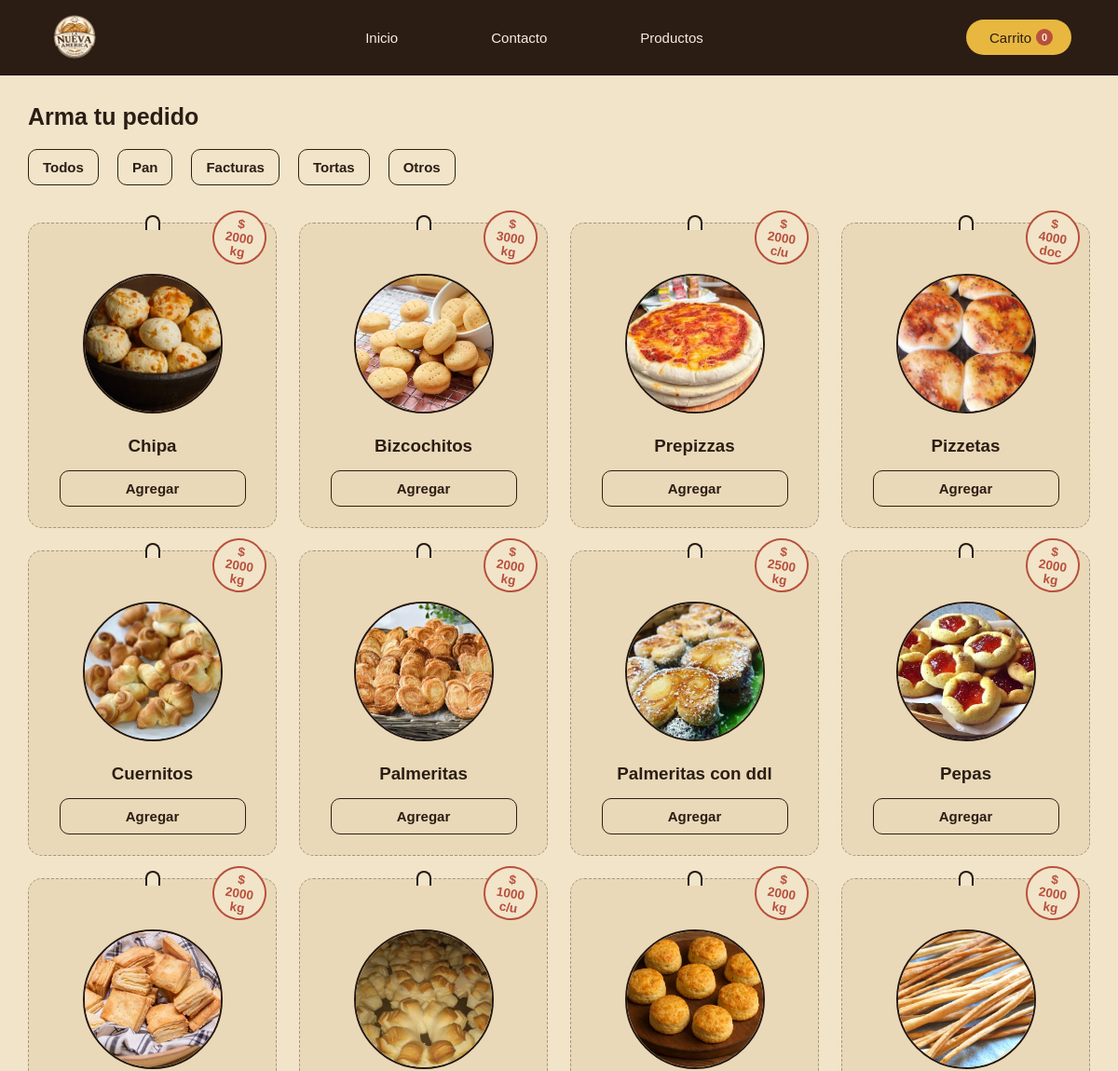
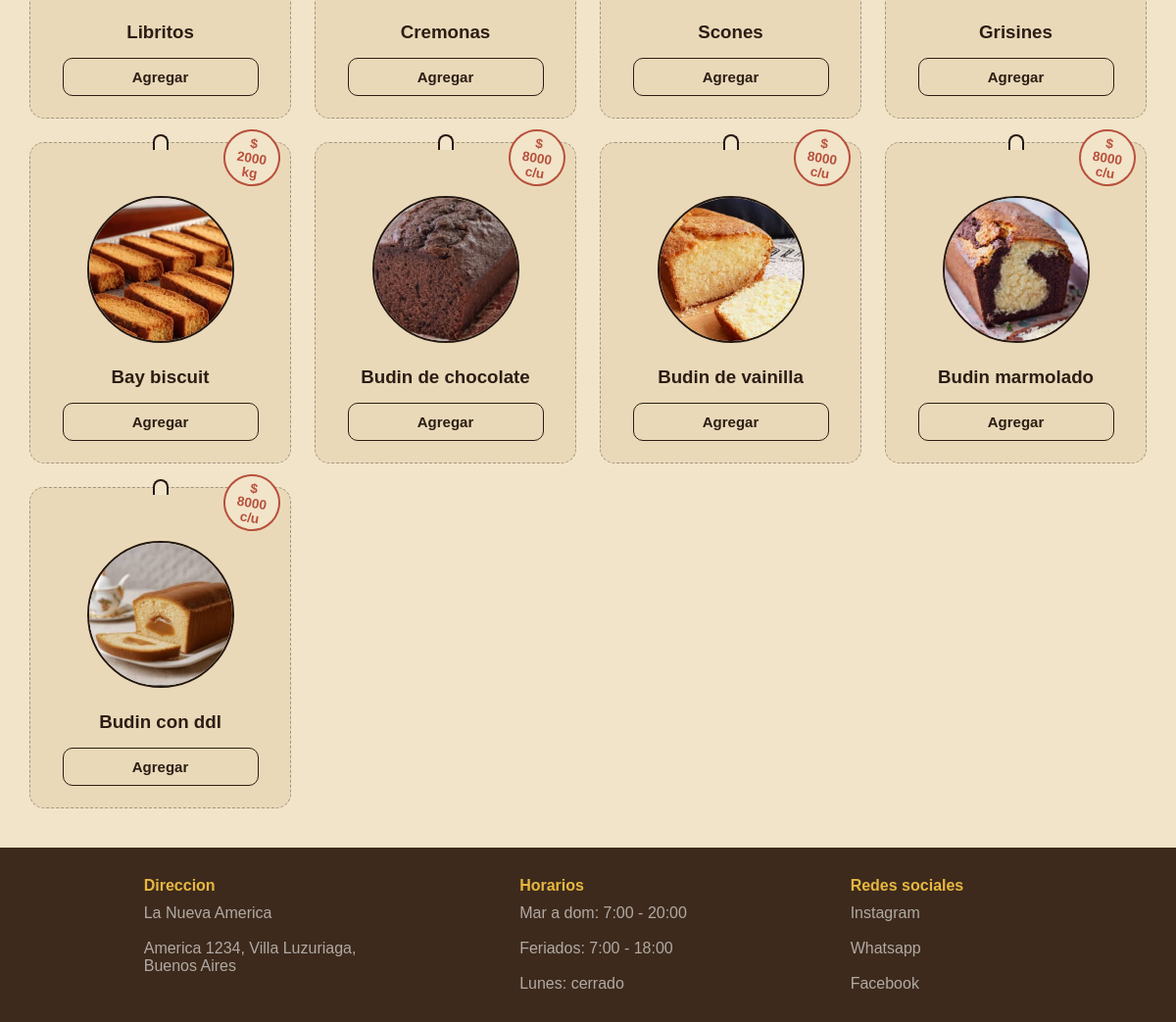
Page /productos?categoria=otros on the committed database (2 pictures, top to bottom).
### tables this page shows
CREATE TABLE "productos" (
	"id"	INTEGER,
	"nombre"	TEXT NOT NULL,
	"precio"	TEXT NOT NULL,
	"categoria"	TEXT NOT NULL,
	"imagen"	BLOB,
	"unidad"	TEXT,
	PRIMARY KEY("id" AUTOINCREMENT)
);

### app.py (the view)
@app.route('/productos')
def productos():
    categoria = request.args.get('categoria')
    conn = get_db_connection()
    if categoria:
        lista_productos = conn.execute(
            'SELECT * FROM productos WHERE categoria = ?', (categoria,)
        ).fetchall()
    else:
        lista_productos = conn.execute ('SELECT * FROM productos').fetchall()
    conn.close()
    return render_template('products.html', productos=lista_productos)

### app.py (called while the page is built)
def get_db_connection():
    conn = sqlite3.connect('panaderia.db')
    conn.row_factory = sqlite3.Row
    return conn

### templates/products.html (shortened to what this page needs)
<!DOCTYPE html>
<html lang="en">
<head>
    <link rel="stylesheet" href="{{ url_for('static', filename='styles/products.css') }}">
    <link rel="stylesheet" href="{{ url_for('static', filename='styles/products_mobile.css') }}">
    <link rel="stylesheet" href="https://cdn.jsdelivr.net/npm/@tabler/icons-webfont@latest/dist/tabler-icons.min.css">
</head>
<body>
    <nav class="nav">
        <img src="{{ url_for('static', filename='images/logo-sin-fondo.png') }}" class="img-logo">
        <ul class="nav-list">
            <a class="nav-links" href="{{ url_for('Home') }}">
                <li class="nav-items">Inicio</li>
            </a>
            <a class="nav-links" href="{{ url_for('contact') }}">
                <li class="nav-items">Contacto</li>
            </a>
            <a class="nav-links" href="#products">
                <li class="nav-items">Productos</li>
            </a>
        </ul>
        <a onclick="openCart()"><div class="shopping-cart">
            <span>Carrito</span>
            <span id="cartCount">0</span>
        </div></a>
    </nav>
    <section id="products">
        <h2>Arma tu pedido</h2>
        <div class="filter">
            <a href="{{ url_for ('productos')}}"><button class="tab">Todos</button></a>
            <a href="{{ url_for ('productos', categoria='pan')}}"><button class="tab">Pan</button></a>
            <a href="{{ url_for ('productos', categoria='facturas')}}"><button class="tab">Facturas</button></a>
            <a href="{{ url_for ('productos', categoria='tortas')}}"><button class="tab">Tortas</button></a>
            <a href="{{ url_for ('productos', categoria='otros')}}"><button class="tab">Otros</button></a>
        </div>
        <div class="grid-content">
            {% for producto in productos %}
            <div class="products-card">
                <div class="card-loop"></div>
                <div class="price">
                    <p>$<br>{{producto['precio']}}<br>{{producto['unidad']}}</p>
                </div>
                <img class="img-product" src="{{ url_for('static', filename='images/Tienda/' + producto['imagen']) }}" >
                <h3>{{producto['nombre']}}</h3>
                <button class="add"
                    data-id="{{producto['id']}}"
                    data-name="{{producto['nombre']}}"
                    data-price="{{producto['precio']}}">
                    Agregar
                </button>
            </div>
            {% endfor %}
        </div>
    </section>
    <section id="footer">
        <div class="conteiner">
            <div class="footer-direction">
                <h3>Direccion</h3>
                <p class="text">
                    La Nueva America <br><br>
                    America 1234, Villa Luzuriaga, <br> Buenos Aires
                </p>
            </div>
            <div class="footer-hours">
                <h3>Horarios</h3>
                <p class="text">
                    Mar a dom: 7:00 - 20:00 <br><br>
                    Feriados: 7:00 - 18:00 <br><br>
                    Lunes: cerrado
                </p>
            </div>
            <div class="footer-social-media">
                <h3>Redes sociales</h3>
                <ul class="links-list">
                    <a class="links" target="_blank" href="https://instagram.com">
                        <li class="link-list-items">Instagram</li>
                    </a><br>
                    <a class="links" target="_blank" href="https://whatsapp.com">
                        <li class="link-list-items">Whatsapp</li>
                    </a><br>
                    <a class="links" target="_blank" href="https://facebook.com">
                        <li class="link-list-items">Facebook</li>
                    </a>
                </ul>
            </div>
        </div>
    </section>
</body>
</html>

### static/styles/products.css (style rules this page uses)
* { padding:0; margin:0; box-sizing:border-box; font-family:sans-serif; }
.nav { display: flex; align-items: center; background-color: #2B1D14; padding: 10px 20px; border-bottom: 1px solid #111; }
.nav img { max-width: 100%; width: 60px; margin-left: 30px; }
.nav-list { display: flex; flex-direction: row; padding: 0 15px; gap: 100px; align-items: center; justify-content: center; list-style: none; width: 100%; }
.nav-links { position: relative; font-size: 15px; text-decoration: none; color: #F6EEDD; }
.shopping-cart { display: flex; align-items: center; gap: 5px; margin-right: 30px; font-size: 15px; color: #2B1D14; background-color: #E7B740; padding: 10px 20px; width: fit-content; border-radius: 20px; cursor: pointer; }
#cartCount { background: #B8503C; color: #F6EEDD; font-size: 11px; font-weight: 700; border-radius: 50%; width: 18px; height: 18px; display: flex; align-items: center; justify-content: center; flex-shrink: 0; }
.nav-links::after { content: ''; position: absolute; bottom: -2px; left: 0; width: 0; height: 1px; background: #E7B740; transition: width .25s ease; }
.filter { display: flex; width: 100%; align-items: center; padding: 20px 0 0 20px; }
.tab { text-decoration: none; padding: 10px 15px; font-size: 16px; margin: 0 10px; background-color: transparent; border-radius: 10px; font-size: 15px; font-weight: 600; border: 1px solid #2B1D14; color: #2B1D14; cursor: pointer; }
#products { width: 100%; display: flex; flex-direction:column ; background-color: #F1E4C9; align-items: stretch; }
#products h2 { font-size: 25px; color: #2B1D14; margin: 30px 0 0 30px; }
.grid-content { display: grid; grid-template-columns: repeat(auto-fill, minmax(250px,1fr)); gap: 24px; padding: 40px 30px; width: 100%; }
.products-card { position: relative; background: #EAD9B8; border: 1.5px dashed rgba(36,24,18,0.35); border-radius: 15px; padding: 34px 22px 22px; text-align: center; color: #2B1D14; }
.img-product { max-width: 100%; width: 150px; height: 150px; object-fit: cover; border-radius: 50%; margin: 20px 20px; border: 2px solid #241812; }
.card-loop { position: absolute; top: -9px; left: 50%; transform: translateX(-50%); width: 16px; height: 16px; border: 2px solid #241812; border-bottom: none; border-radius: 16px 16px 0 0; background: #F1E4C9; }
.price { position: absolute; top: -14px; right: 10px; width: 58px; height: 58px; border-radius: 50%; border: 2px solid #B8503C; color: #B8503C; display: flex; align-items: center; justify-content: center; flex-direction: column; transform: rotate(9deg); font-weight: 700; background: #F1E4C9; font-size: .85rem; }
.add { margin: 15px 0 0; padding: 10px 14px; background-color: transparent; border-radius: 10px; font-size: 15px; font-weight: 600; border: 1px solid #2B1D14; color: #2B1D14; width: 200px; cursor: pointer; }
#footer { display: flex; background-color: #3D2A1C; width: 100%; padding: 30px 70px 30px 0; }
.conteiner { display: flex; justify-content: space-evenly; gap: 20px; width: 100%; }
.text, .links-list a, .links-list li { color: #fff9; text-decoration: none; list-style: none; }
.conteiner h3 { color: #E7B740; margin-bottom: 10px; font-size: 16px; }

### rows in the picture
productos: precio "2000", unidad "kg", imagen (picture), nombre "Chipa"
productos: precio "3000", unidad "kg", imagen (picture), nombre "Bizcochitos"
productos: precio "2000", unidad "c/u", imagen (picture), nombre "Prepizzas"
productos: precio "4000", unidad "doc", imagen (picture), nombre "Pizzetas"
productos: precio "2000", unidad "kg", imagen (picture), nombre "Cuernitos"
productos: precio "2000", unidad "kg", imagen (picture), nombre "Palmeritas"
productos: precio "2500", unidad "kg", imagen (picture), nombre "Palmeritas con ddl"
productos: precio "2000", unidad "kg", imagen (picture), nombre "Pepas"
productos: precio "2000", unidad "kg", imagen (picture), nombre "Libritos"
productos: precio "1000", unidad "c/u", imagen (picture), nombre "Cremonas"
productos: precio "2000", unidad "kg", imagen (picture), nombre "Scones"
productos: precio "2000", unidad "kg", imagen (picture), nombre "Grisines"
productos: precio "2000", unidad "kg", imagen (picture), nombre "Bay biscuit"
productos: precio "8000", unidad "c/u", imagen (picture), nombre "Budin de chocolate"
productos: precio "8000", unidad "c/u", imagen (picture), nombre "Budin de vainilla"
productos: precio "8000", unidad "c/u", imagen (picture), nombre "Budin marmolado"
productos: precio "8000", unidad "c/u", imagen (picture), nombre "Budin con ddl"
